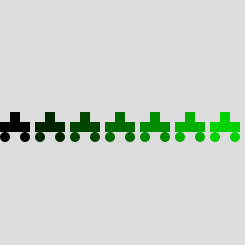
Frame 1 (no input)
Frame 60 (the mouse pressed at the canvas centre just before this capture): identical to frame 1, image omitted
Frame 120 (the mouse held since frame 60 and released just before this capture): identical to frame 1, image omitted

The Processing sketch that drew this single still picture (run headless with seeded random() and noise(); from frame 60 on, the mouse is pressed at the canvas centre):

// Processing sketch: processing_21159
// ── processing_21159.pde


 
void setup() {
  size(245,245);
  smooth();
}
 
void draw() {
  background(220);
  
  for ( int i = 0 ; i < 7 ; i++ ) {
    voiture( i * 35 , height/2 , color(0,i*35,0) );
  }
  
   /*
  int i = 0;
  while ( i < 7 ) {
    voiture( i * 35 , height/2 , color(0,i*35,0) );
    i = i + 1;
  }
  */
   
}

// Dessiner voiture
void voiture(float x, float y, color c) {
  
  float largeur = 30;
  float hauteur = 10;
  float rayon = 5;
  
  noStroke();
  fill(c);
  // Carosserie
  rect(x,y,largeur,hauteur);
  // Cabine
  rect( x+largeur/2-5 , y-10 , 10 , 10 );
  // Roues
  ellipse( x+rayon , y+hauteur+rayon , rayon*2 , rayon*2 );
  ellipse( x+largeur-rayon , y+hauteur+rayon , rayon*2 , rayon*2 );
  
}
                
